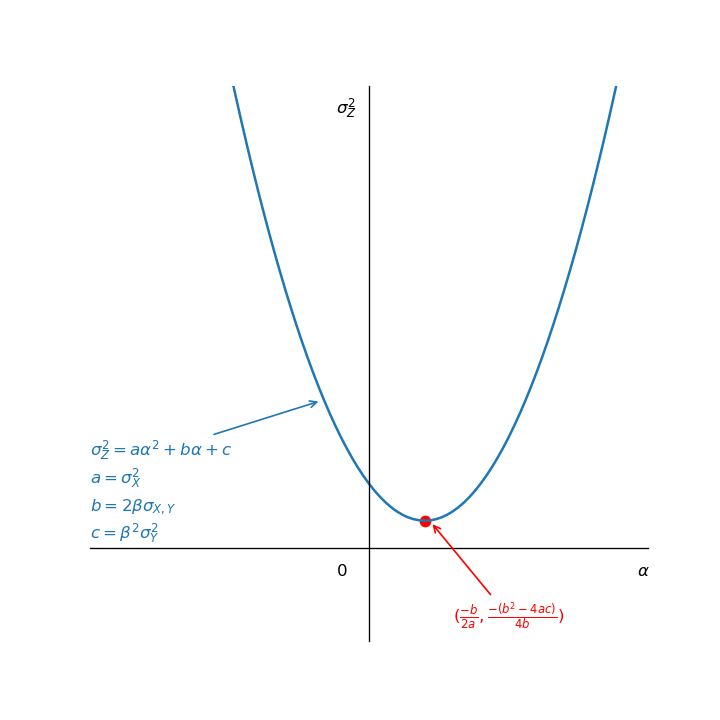

This chart was generated by the following Python code:
import numpy as np
import matplotlib.pyplot as plt

def axesCross(ax):
    ax.spines['left'].set_position('zero')
    ax.spines['bottom'].set_position('zero')
    ax.spines['right'].set_color('none')
    ax.spines['top'].set_color('none')

fig = plt.figure(figsize=(6, 6), dpi=120)
ax = fig.subplots(1, 1)

ax.set_xlim(-5, 5)
ax.set_ylim(-1, 5)
ax.xaxis.set_ticks([])
ax.yaxis.set_ticks([])

axesCross(ax)

f = lambda x: .4*(x-1)**2+.3
x = np.arange(-6, 6, .1)
y = f(x)

ax.plot(x, y)
ax.text(-.6, -.3, r"$0$")
ax.text(-.6, 4.7, r"$\sigma_Z^2$")
ax.text(4.8, -.3, r"$\alpha$")
ax.text(-5, .7, r"$a = \sigma_X^2$", color='C0')
ax.text(-5, .4, r"$b = 2\beta \sigma_{X,Y}$", color='C0')
ax.text(-5, .1, r"$c = \beta^2 \sigma_Y^2$", color='C0')
ax.annotate(r"$(\frac{-b}{2a}, \frac{-(b^2-4ac)}{4b})$", arrowprops=dict(arrowstyle='->', color='r'), xy=(1.1, .29), xytext=(1.5, -.8), color='r')
ax.annotate(r"$\sigma_Z^2 = a\alpha^2+b\alpha+c$", arrowprops=dict(arrowstyle='->', color='C0'), xy=(-.85, 1.6), xytext=(-5, 1), color='C0')
ax.scatter([1], [.3], color='r')

fig.savefig("correlation_coeff.png", format='png')
plt.show()
